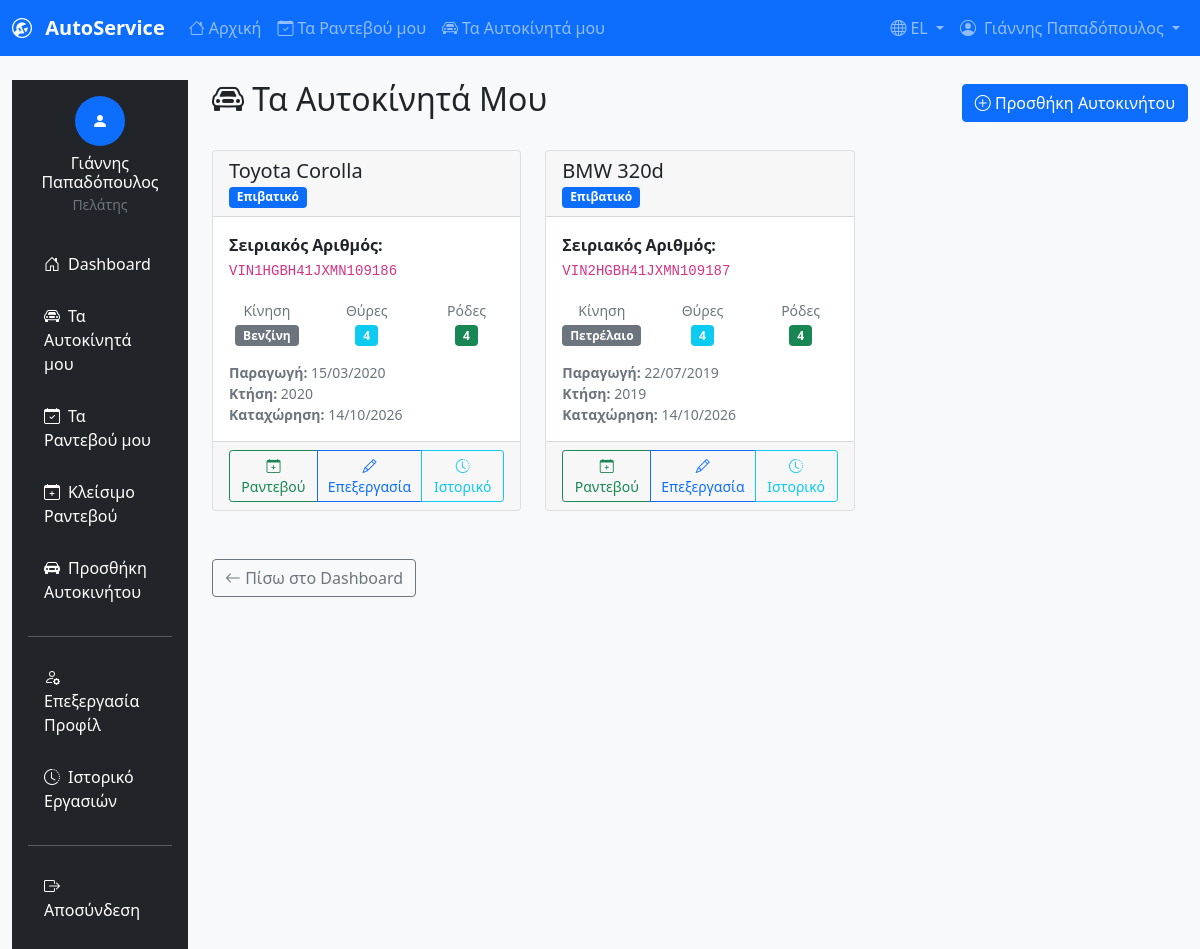
The app's page /vehicles/my_vehicles.php (signed in) with its own data.
### tables this page shows
CREATE TABLE users (
    id INT PRIMARY KEY AUTO_INCREMENT,
    username VARCHAR(50) UNIQUE NOT NULL,
    email VARCHAR(100) UNIQUE NOT NULL,
    password VARCHAR(255) NOT NULL,
    first_name VARCHAR(50) NOT NULL,
    last_name VARCHAR(50) NOT NULL,
    id_number VARCHAR(20) UNIQUE NOT NULL COMMENT 'Αριθμός Ταυτότητας (ΑΤ)',
    role ENUM('customer', 'secretary', 'mechanic') NOT NULL,
    phone VARCHAR(15),
    is_active BOOLEAN DEFAULT FALSE COMMENT 'Λογαριασμός ανενεργός μέχρι ενεργοποίησης από γραμματέα',
    created_at TIMESTAMP DEFAULT CURRENT_TIMESTAMP,
    updated_at TIMESTAMP DEFAULT CURRENT_TIMESTAMP ON UPDATE CURRENT_TIMESTAMP,
    INDEX idx_username (username),
    INDEX idx_email (email),
    INDEX idx_role (role),
    INDEX idx_id_number (id_number)
);

CREATE TABLE vehicles (
    id INT PRIMARY KEY AUTO_INCREMENT,
    customer_id INT NOT NULL COMMENT 'Σύνδεση με customers.user_id',
    serial_number VARCHAR(30) UNIQUE NOT NULL COMMENT 'Σειριακός αριθμός (VIN)',
    brand VARCHAR(50) NOT NULL COMMENT 'Μάρκα',
    model VARCHAR(50) NOT NULL COMMENT 'Μοντέλο', 
    vehicle_type ENUM('passenger', 'truck', 'bus') NOT NULL COMMENT 'Τύπος: επιβατικό, φορτηγό, λεωφορείο',
    fuel_type ENUM('petrol', 'diesel', 'electric', 'hybrid', 'gas') NOT NULL COMMENT 'Είδος κίνησης',
    doors_count INT NOT NULL COMMENT 'Αριθμός θυρών',
    wheels_count INT NOT NULL COMMENT 'Αριθμός ροδών', 
    manufacturing_date DATE NOT NULL COMMENT 'Ημερομηνία παραγωγής',
    acquisition_year YEAR NOT NULL COMMENT 'Έτος κτήσης',
    created_at TIMESTAMP DEFAULT CURRENT_TIMESTAMP,
    updated_at TIMESTAMP DEFAULT CURRENT_TIMESTAMP ON UPDATE CURRENT_TIMESTAMP,
    FOREIGN KEY (customer_id) REFERENCES users(id) ON DELETE CASCADE,
    INDEX idx_customer_id (customer_id),
    INDEX idx_serial_number (serial_number),
    INDEX idx_brand_model (brand, model),
    INDEX idx_vehicle_type (vehicle_type)
);

### vehicles/my_vehicles.php (the view, shortened to what the rows shown need)
<?php
require_once '../config/database.php';
try {
    $stmt = $pdo->prepare("
        SELECT * FROM vehicles
        WHERE customer_id = ?
        ORDER BY created_at DESC
    ");
    $stmt->execute([$_SESSION['user_id']]);
    $vehicles = $stmt->fetchAll();
} catch (Exception $e) {
    $vehicles = [];
    error_log("Error loading vehicles: " . $e->getMessage());
}
?>
<!DOCTYPE html>
<html lang="el">
<head>
    <link href="https://cdn.jsdelivr.net/npm/bootstrap@5.1.3/dist/css/bootstrap.min.css" rel="stylesheet">
    <link href="https://cdn.jsdelivr.net/npm/bootstrap-icons@1.8.1/font/bootstrap-icons.css" rel="stylesheet">
</head>
<body class="bg-light">
    <?php include '../includes/navbar.php'; ?>
    <div class="container-fluid mt-4">
        <div class="row">
            <div class="col-md-2">
                <?php include '../includes/sidebar.php'; ?>
            </div>
            <div class="col-md-10">
                <div class="d-flex justify-content-between align-items-center mb-4">
                    <h2><i class="bi bi-car-front"></i> Τα Αυτοκίνητά Μου</h2>
                </div>
                <?php if (empty($vehicles)): ?>
                    <div class="card">
                        <div class="card-body text-center py-5">
                            <i class="bi bi-car-front" style="font-size: 3rem; color: #ccc;"></i>
                            <h4 class="mt-3 text-muted">Δεν έχετε καταχωρημένα αυτοκίνητα</h4>
                            <p class="text-muted">Προσθέστε το πρώτο σας αυτοκίνητο στο σύστημα</p>
                            <a href="add_vehicle.php" class="btn btn-primary">
                                <i class="bi bi-plus-circle"></i> Προσθήκη Αυτοκινήτου
                            </a>
                        </div>
                    </div>
                <?php else: ?>
                    <div class="row">
                        <?php foreach ($vehicles as $vehicle): ?>
                            <div class="col-md-6 col-lg-4 mb-4">
                                <div class="card h-100">
                                    <div class="card-header">
                                        <h5 class="mb-0"><?php echo htmlspecialchars($vehicle['brand'] . ' ' . $vehicle['model']); ?></h5>
                                        <span class="badge bg-<?php
                                            echo $vehicle['vehicle_type'] === 'passenger' ? 'primary' :
                                                ($vehicle['vehicle_type'] === 'truck' ? 'warning' : 'info');
                                        ?>">
                                            <?php
                                            $type_labels = [
                                                'passenger' => 'Επιβατικό',
                                                'truck' => 'Φορτηγό',
                                                'bus' => 'Λεωφορείο'
                                            ];
                                            echo $type_labels[$vehicle['vehicle_type']] ?? htmlspecialchars($vehicle['vehicle_type']);
                                            ?>
                                        </span>
                                    </div>
                                    <div class="card-body">
                                        <p class="card-text">
                                            <strong>Σειριακός Αριθμός:</strong><br>
                                            <code><?php echo htmlspecialchars($vehicle['serial_number']); ?></code>
                                        </p>
                                        <div class="row text-center mb-3">
                                            <div class="col">
                                                <small class="text-muted">Κίνηση</small><br>
                                                <span class="badge bg-secondary"><?php
                                                    $fuel_labels = [
                                                        'petrol' => 'Βενζίνη',
                                                        'diesel' => 'Πετρέλαιο',
                                                        'electric' => 'Ηλεκτρικό',
                                                        'hybrid' => 'Υβριδικό',
                                                        'gas' => 'Υγραέριο'
                                                    ];
                                                    echo $fuel_labels[$vehicle['fuel_type']] ?? htmlspecialchars($vehicle['fuel_type']);
                                                ?></span>
                                            </div>
                                            <div class="col">
                                                <small class="text-muted">Θύρες</small><br>
                                                <span class="badge bg-info"><?php echo $vehicle['doors_count']; ?></span>
                                            </div>
                                            <div class="col">
                                                <small class="text-muted">Ρόδες</small><br>
                                                <span class="badge bg-success"><?php echo $vehicle['wheels_count']; ?></span>
                                            </div>
                                        </div>
                                        <div class="text-muted small">
                                            <div><strong>Παραγωγή:</strong> <?php echo date('d/m/Y', strtotime($vehicle['manufacturing_date'])); ?></div>
                                            <div><strong>Κτήση:</strong> <?php echo htmlspecialchars($vehicle['acquisition_year']); ?></div>
                                            <div><strong>Καταχώρηση:</strong> <?php echo date('d/m/Y', strtotime($vehicle['created_at'])); ?></div>
                                        </div>
                                    </div>
                                    <div class="card-footer">
                                        <div class="btn-group w-100">
                                            <button class="btn btn-sm btn-outline-success" onclick="bookAppointment(<?php echo $vehicle['id']; ?>)">
                                                <i class="bi bi-calendar-plus"></i> Ραντεβού
                                            </button>
                                            <button class="btn btn-sm btn-outline-primary" onclick="editVehicle(<?php echo $vehicle['id']; ?>)">
                                                <i class="bi bi-pencil"></i> Επεξεργασία
                                            </button>
                                            <button class="btn btn-sm btn-outline-info" onclick="viewHistory(<?php echo $vehicle['id']; ?>)">
                                                <i class="bi bi-clock-history"></i> Ιστορικό
                                            </button>
                                        </div>
                                    </div>
                                </div>
                            </div>
                        <?php endforeach; ?>
                    </div>
                <?php endif; ?>
            </div>
        </div>
    </div>
</body>
</html>

### includes/navbar.php (shortened to what the rows shown need)
<?php
require_once __DIR__ . '/auth.php';
$user_name = getUserFullName();
?>
<nav class="navbar navbar-expand-lg navbar-dark bg-primary sticky-top">
    <div class="container-fluid">
        <div class="collapse navbar-collapse" id="navbarNav">
            <ul class="navbar-nav">
                <li class="nav-item dropdown">
                    <a class="nav-link dropdown-toggle" href="#" role="button" data-bs-toggle="dropdown"
                       data-bs-auto-close="outside">
                        <i class="bi bi-person-circle me-1"></i>
                        <span class="d-none d-lg-inline"><?php echo htmlspecialchars($user_name); ?></span>
                    </a>
                </li>
            </ul>
        </div>
    </div>
</nav>

### includes/sidebar.php (shortened to what the rows shown need)
<?php
require_once __DIR__ . '/auth.php';
$user_role = getUserRole();
$user_full_name = getUserFullName();
?>
<div class="sidebar bg-dark" style="min-height: 100vh;">
    <div class="p-3">
        <div class="text-center mb-4">
            <div class="mt-2">
                <h6 class="text-white mb-0"><?php echo htmlspecialchars($user_full_name); ?></h6>
                <small class="text-muted"><?php
                    $role_labels = [
                        'customer' => 'Πελάτης',
                        'secretary' => 'Γραμματέας',
                        'mechanic' => 'Μηχανικός',
                        'admin' => 'Διαχειριστής',
                        'guest' => 'Επισκέπτης'
                    ];
                    echo $role_labels[$user_role] ?? 'Άγνωστος';
                ?></small>
            </div>
        </div>
    </div>
</div>

### records on screen
users: user_name "Γιάννης Παπαδόπουλος", user_full_name "Γιάννης Παπαδόπουλος", role "Πελάτης"
vehicles: brand+model "Toyota Corolla", vehicle_type "Επιβατικό", serial_number "VIN1HGBH41JXMN109186", fuel_type "Βενζίνη", doors_count "4", wheels_count "4", manufacturing_date "15/03/2020", acquisition_year "2020", created_at "14/10/2026"
vehicles: brand+model "BMW 320d", vehicle_type "Επιβατικό", serial_number "VIN2HGBH41JXMN109187", fuel_type "Πετρέλαιο", doors_count "4", wheels_count "4", manufacturing_date "22/07/2019", acquisition_year "2019", created_at "14/10/2026"
